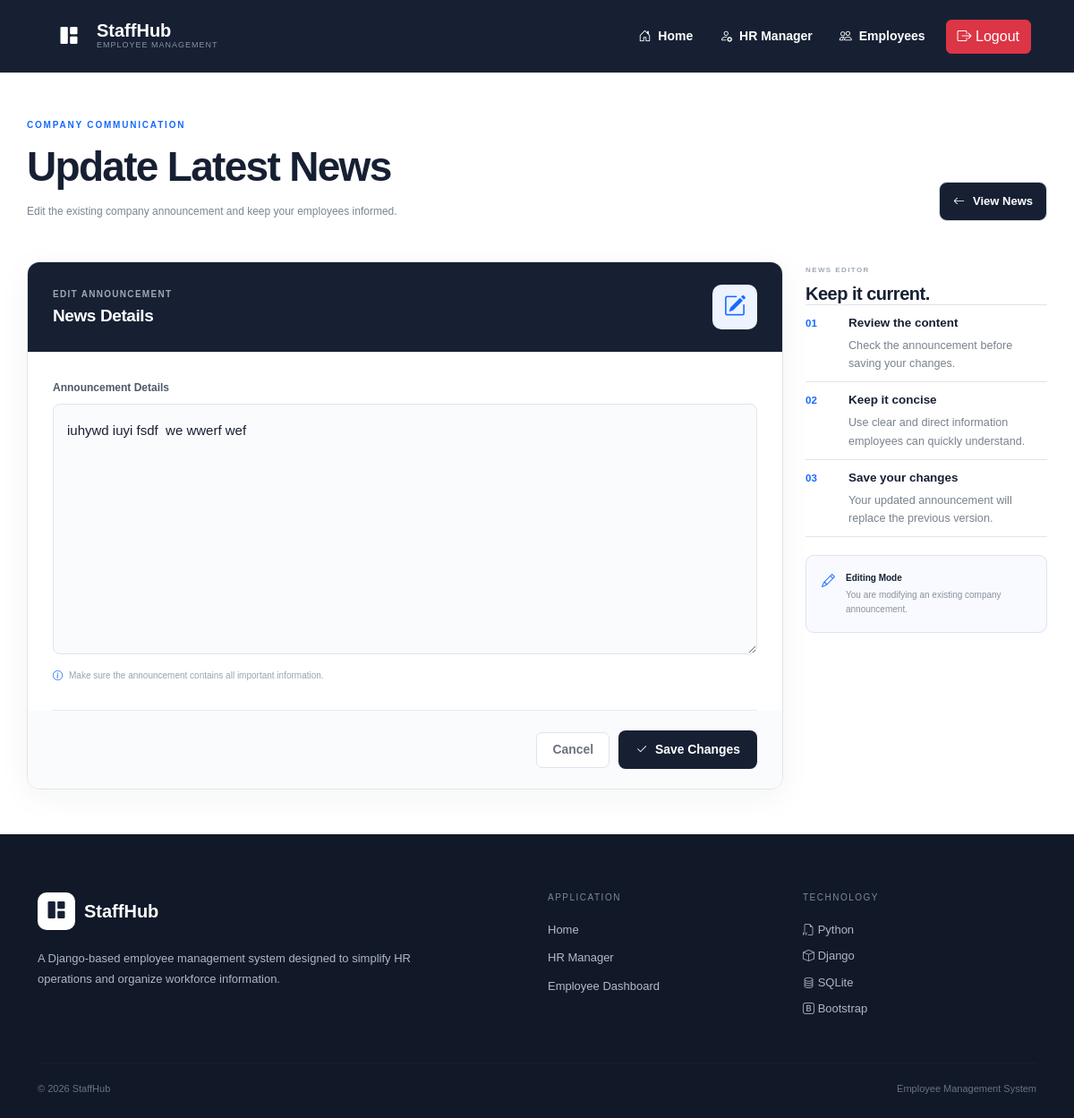
/newsupdate/3/ (signed in), run on an earlier commit of the app's database.
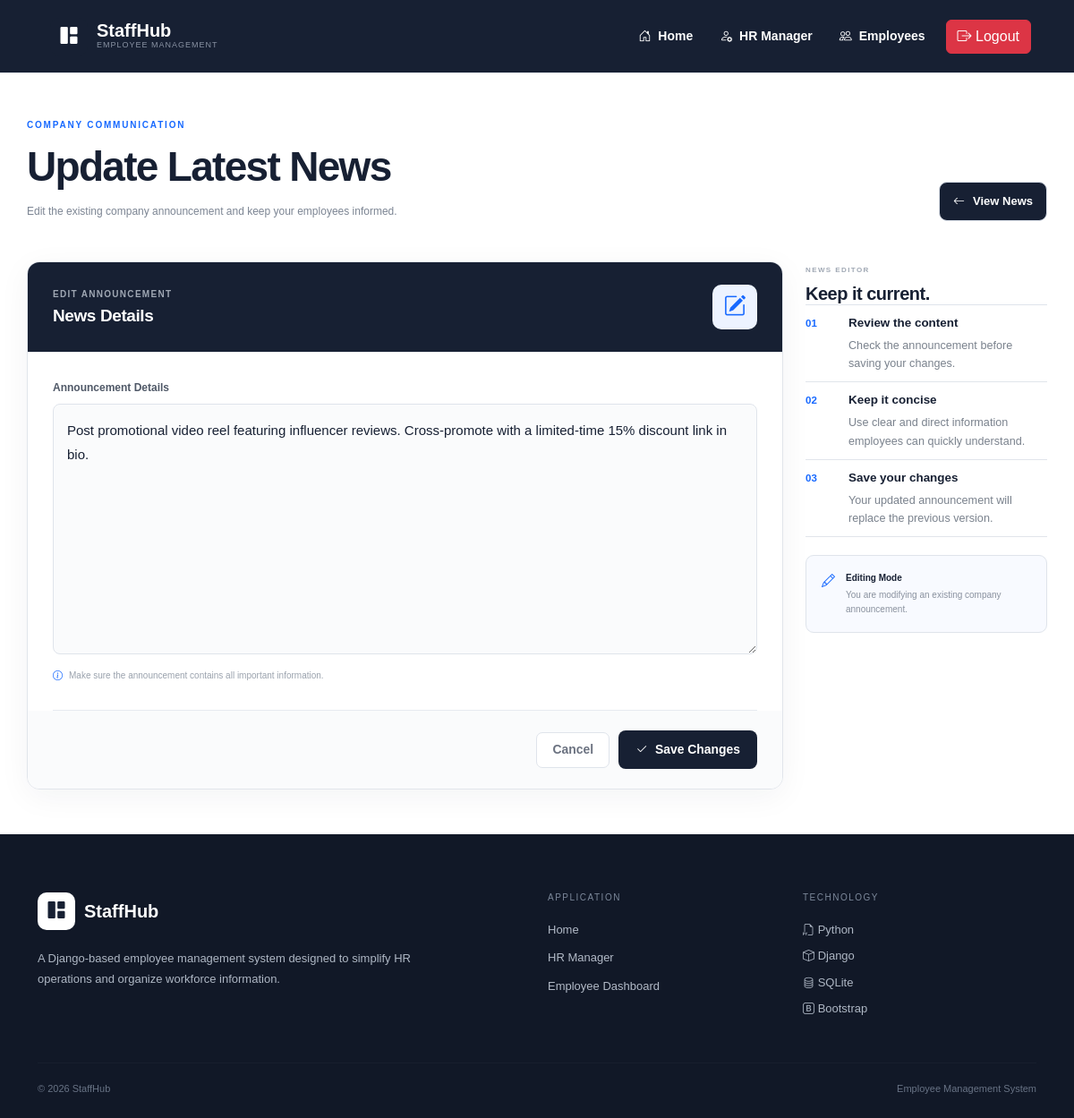
And on a later commit of the database.
### empmngt/models.py (models this page shows)
class News(models.Model):
    Details = models.TextField()
    created_at = models.DateTimeField(auto_now_add=True)
    updated_at = models.DateTimeField(auto_now=True)
    is_edited = models.BooleanField(default=False)

### empmngt/views.py (the view)
# urls.py: path('newsupdate/<int:id>/',views.newsupdate),
@login_required
def newsupdate(request, id):
    data = News.objects.get(id=id)
    if request.method == 'POST':
        f = NewsForm(request.POST, instance=data)
        if f.is_valid():
            data = f.save(commit=False)
            data.is_edited = True
            data.save()
            messages.success(
                request,
                "News updated successfully!"
            )
            return redirect('/news')
    else:
        f = NewsForm(instance=data)
    return render(request, 'empmngt/newsupdate.html', {'d': data, 'form': f})

### empmngt/forms.py
class NewsForm(forms.ModelForm):
    class Meta:
        model = News
        fields = ['Details']
        widgets = {
            'Details': forms.Textarea(attrs={
                'class': 'form-control w-100',
                'placeholder': 'Enter Details',
                'rows': 4
            }),
        }

### empmngt/middle.py (called while the page is built)
    def __call__(self, request):
        response = self.get_response(request)
        if response.status_code == 404:
            return render(request, 'empmngt/technical_issue.html', status=404)
        return response

### templates/empmngt/newsupdate.html (shortened to what this page needs)
{% extends "empmngt/navbar.html" %}
{% block nav_block %}
<section class="news-update-page">
<div class="update-header">
    <div>
        <span class="update-eyebrow">COMPANY COMMUNICATION</span>
        <h1>Update Latest News</h1>
        <p>
            Edit the existing company announcement and keep your employees informed.
        </p>
    </div>
    <a href="/news/" class="back-link">
        <i class="bi bi-arrow-left"></i>
        View News
    </a>
</div>
<div class="update-layout">
    <div class="update-card">
        <div class="update-card-header">
            <div>
                <span>EDIT ANNOUNCEMENT</span>
                <h2>News Details</h2>
            </div>
            <div class="update-icon">
                <i class="bi bi-pencil-square"></i>
            </div>
        </div>
        <form method="POST">
            <div class="editor-area">
                <label for="Details">
                    Announcement Details
                </label>
                <textarea
                    id="Details"
                    name="Details"
                    class="news-textarea"
                    placeholder="Enter company news or announcement..."
                    required>{{ d.Details }}</textarea>
                <div class="editor-hint">
                    <i class="bi bi-info-circle"></i>
                    Make sure the announcement contains all important information.
                </div>
            </div>
            <div class="update-actions">
                <a href="/news/" class="cancel-btn">
                    Cancel
                </a>
                <button type="submit" class="save-btn">
                    <i class="bi bi-check2"></i>
                    Save Changes
                </button>
            </div>
        </form>
    </div>
    <aside class="update-sidebar">
        <div class="sidebar-heading">
            <span>NEWS EDITOR</span>
            <h3>Keep it current.</h3>
        </div>
        <div class="guide-item">
            <span class="guide-number">01</span>
            <div>
                <strong>Review the content</strong>
                <p>
                    Check the announcement before saving your changes.
                </p>
            </div>
        </div>
        <div class="guide-item">
            <span class="guide-number">02</span>
            <div>
                <strong>Keep it concise</strong>
                <p>
                    Use clear and direct information employees can quickly understand.
                </p>
            </div>
        </div>
        <div class="guide-item">
            <span class="guide-number">03</span>
            <div>
                <strong>Save your changes</strong>
                <p>
                    Your updated announcement will replace the previous version.
                </p>
            </div>
        </div>
        <div class="update-note">
            <i class="bi bi-pencil"></i>
            <div>
                <strong>Editing Mode</strong>
                <span>
                    You are modifying an existing company announcement.
                </span>
            </div>
        </div>
    </aside>
</div>
</section>
{% endblock %}

What changed in the data, as far as the page shows it:
changed News: Details "iuhywd iuyi fsdf we wwerf wef" → "Post promotional video reel featuring influencer reviews. Cross-promote with a limited-time 15% discount link in bio."
